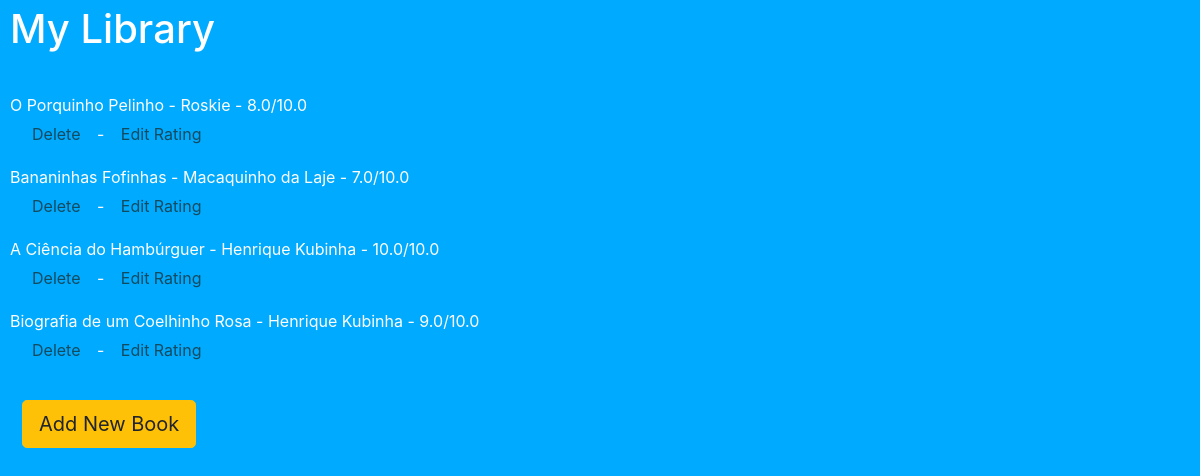
Before: / with the older database file.
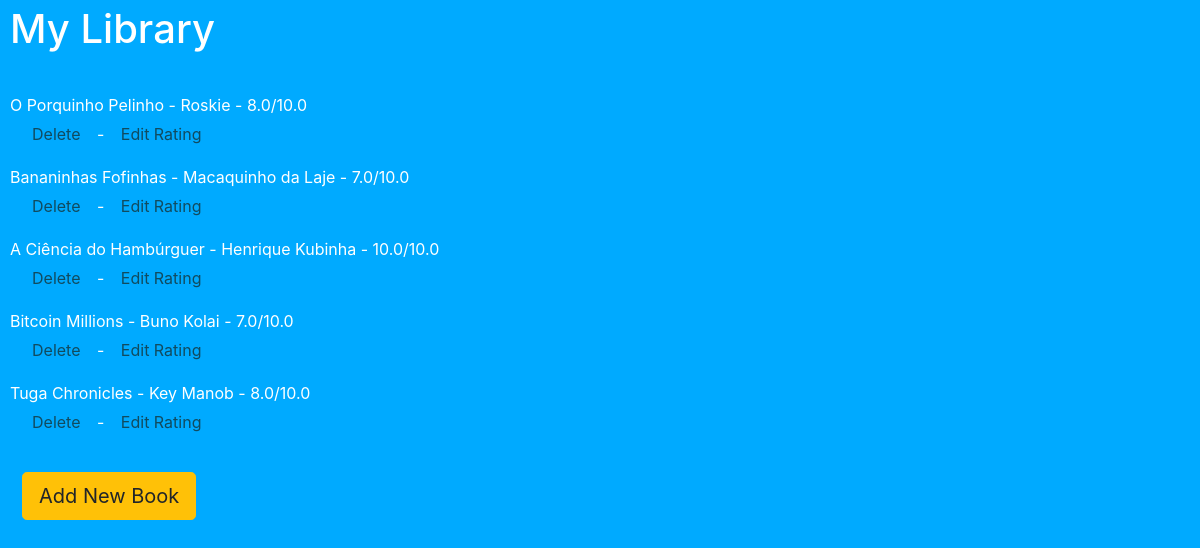
After: the same page with the newer database file.
### main.py (models this page shows)
class Book(db.Model):
    bookid = db.Column(db.Integer, primary_key=True)
    title = db.Column(db.String(250), unique=True, nullable=False)
    author = db.Column(db.String(250), nullable=False)
    review = db.Column(db.Float, nullable=False)

### main.py (the view)
@app.route('/')
def home():
    books = query_books()
    return render_template("index.html", books=books)

### main.py (called while the page is built)
def query_books():
    all_books = []
    books = db.session.query(Book).all()
    for book in books:
        book_info = {
            "bookid": book.bookid,
            "title": book.title,
            "author": book.author,
            "rating": book.review,
        }
        all_books.append(book_info)
    return all_books

### templates/index.html (shortened to what this page needs)
<!DOCTYPE html>
<html lang="en">
<head>
    <link rel="stylesheet"
          href="https://cdn.jsdelivr.net/npm/bootstrap@4.3.1/dist/css/bootstrap.min.css"
>
    <link rel="stylesheet" href="/static/style.css">
</head>
<body>
<h1>My Library</h1>
<br>
    {% if books | length  == 0: %}
        <p>Library is empty!</p>
        <br>
    {% else %}
        <ul>
            {% for book in books: %}
                <li class="book">{{ book["title"] }} - {{ book["author"] }} - {{ book["rating"] }}/10.0 </li>
                <p><a href="/delete/{{book['bookid']}}">Delete</a> - <a href="/edit/{{book['bookid']}}">Edit Rating</a></p>
            {% endfor %}
        </ul>
    {% endif %}
<a href="add">
    <button class="btn btn-warning btn-lg add-btn">Add New Book</button>
</a>
</body>
</html>

### static/style.css (style rules this page uses)
body { background-color: #00AAFF; }
h1, h2, p, ul, label { color: white; padding: 5px 10px 3px; }
a { color: #114b5f; padding: 10px; margin: 2px; }
.btn { margin-left: 20px; }

Changed rows visible on the page:
removed Book: title "Biografia de um Coelhinho Rosa", author "Henrique Kubinha", rating "9.0"
added Book: title "Bitcoin Millions", author "Buno Kolai", rating "7.0"
added Book: title "Tuga Chronicles", author "Key Manob", rating "8.0"
